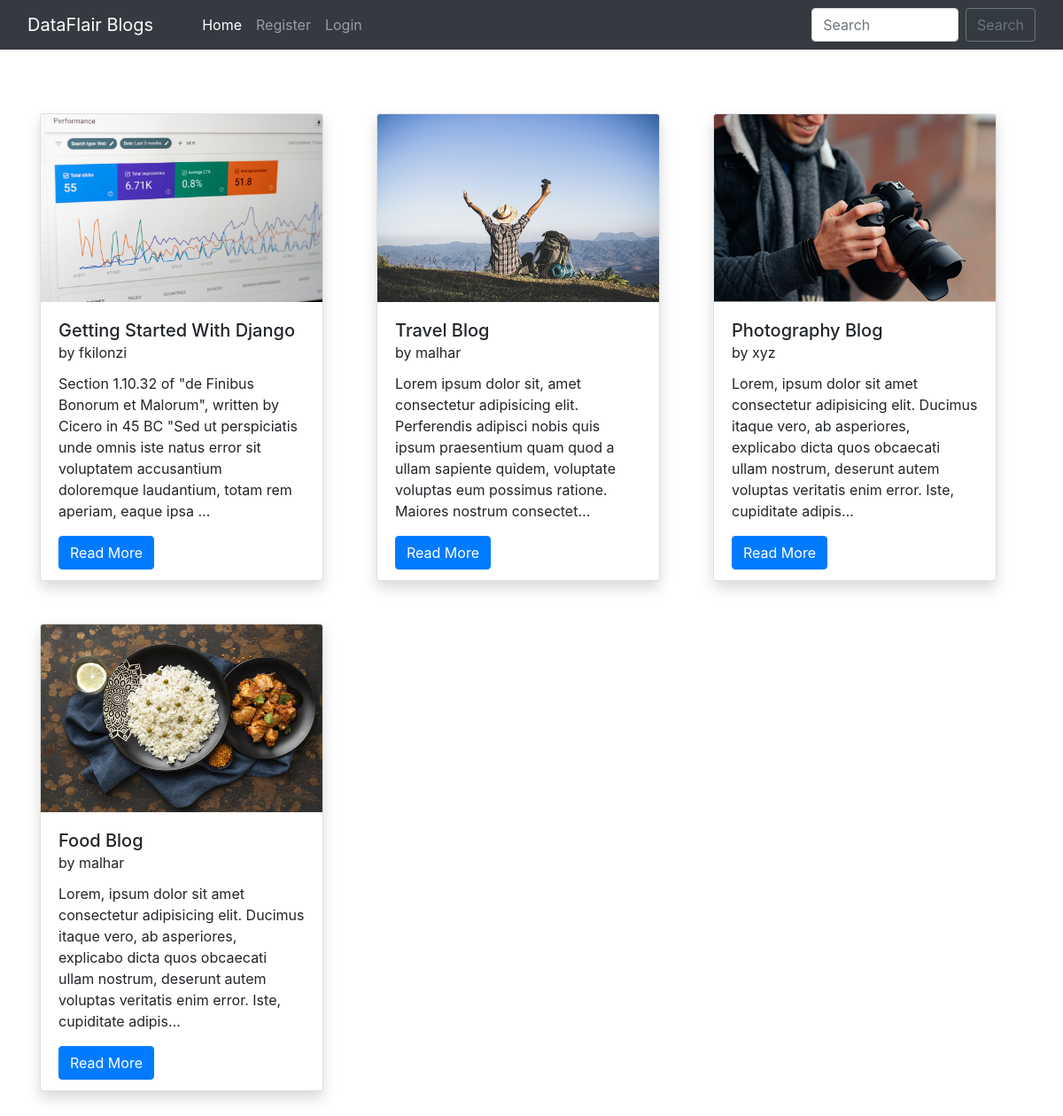
The page / on the database its author committed.
### home/models.py (models this page shows, shortened)
class BlogPost(models.Model):
    title=models.CharField(max_length=255)
    author= models.ForeignKey(User, on_delete=models.CASCADE)
    slug=models.CharField(max_length=130)
    content=models.TextField()
    image = models.ImageField(upload_to="profile_pics", blank=True, null=True)
    dateTime=models.DateTimeField(auto_now_add=True)

### home/views.py (the view)
# urls.py: path("", views.blogs, name="blogs"),
def blogs(request):
    posts = BlogPost.objects.all()
    posts = BlogPost.objects.filter().order_by('-dateTime')
    return render(request, "blog.html", {'posts':posts})

### home/templates/blog.html (shortened to what this page needs)
{% extends 'base.html' %}
{% block homeactive %} active {% endblock homeactive %}
{% block body %}
<div class="container mt-5 mb-3">
    <div class="row">
        {% for post in posts %}
        <div class="col-lg-4 my-4">
            <div class="card shadow" style="width: 20rem; height: 33rem;">
                <img src="/media/{{post.image}}" class="card-img-top" alt="..." height="250px">
                <div class="card-body">
                  <h5 class="card-title">{{post.title}} <br><small>by {{post.author}}</small></h5>
                  <p class="card-text">{{post.content| truncatechars:210}}</p>
                  <a href="blog/{{post.slug}}" class="btn btn-primary">Read More {% if user.is_superuser %}<a href="delete_blog_post/{{post.slug}}/" class="btn btn-danger mx-4">Delete Blog</a>{% endif %}</a>
                </div>
              </div>
        </div>
        {% endfor %}
    </div>
</div>
{% endblock %}

### home/templates/base.html (shortened to what this page needs)
<!doctype html>
<html lang="en">
  <head>
    <link href="//maxcdn.bootstrapcdn.com/bootstrap/4.1.1/css/bootstrap.min.css" rel="stylesheet" id="bootstrap-css">
    <link href="https://cdn.jsdelivr.net/npm/bootstrap@5.0.2/dist/css/bootstrap.min.css" rel="stylesheet">
    <link rel="stylesheet" href="https://maxcdn.bootstrapcdn.com/bootstrap/4.0.0/css/bootstrap.min.css">
  </head>
  <body>
    <nav class="navbar navbar-expand-lg navbar-dark bg-dark sticky-top">
        <div class="container-fluid">
          <a class="navbar-brand" href="#">DataFlair Blogs</a>
          <div class="collapse navbar-collapse" id="navbarSupportedContent">
          <div class="container mx-3">
            <ul class="navbar-nav me-auto mb-2 mb-lg-0">
              <li class="nav-item">
                <a class="nav-link {% block homeactive %} {% endblock homeactive %}" aria-current="page" href="/">Home</a>
              </li>
              {% if user.is_authenticated %}
              <li class="nav-item">
                <a class="nav-link {% block add_blogs_active %} {% endblock add_blogs_active %}" href="/add_blogs/">Add Blogs</a>
              </li>
              <li class="nav-item">
                <a class="nav-link active" href="#">Hello {{request.user}}</a>
              </li>
              <li class="nav-item">
                <a class="nav-link {% block profileactive %} {% endblock profileactive %}" href="/profile/">Profile</a>
              </li>
              <li class="nav-item">
                <a class="nav-link" href="/logout/">Logout</a>
              </li>
              {% else %}
              <li class="nav-item">
                <a class="nav-link {% block registeractive %} {% endblock registeractive %}" href="/register/">Register</a>
              </li>
               <li class="nav-item">
                <a class="nav-link {% block loginactive %} {% endblock loginactive %}" href="/login/">Login</a>
              </li>
              {% endif %}
            </ul>
            </div>
            <form class="d-flex" method="POST" action="/search/"> {% csrf_token %}
              <input class="form-control me-2" type="search" placeholder="Search" name="searched" id="searched" aria-label="Search">
              <button href="/search/" class="btn btn-outline-secondary" type="submit">Search</button>
            </form>
          </div>
        </div>
      </nav>
      {% block body %}
      {% endblock %}
</body>
</html>

### rows shown on the page
BlogPost: image (picture), title "Getting Started With Django", author "fkilonzi", content "Section 1.10.32 of \"de Finibus Bonorum et Malorum\", written by Cicero in 45 BC \"Sed ut perspiciatis unde omnis iste natus error sit voluptatem accusantium doloremque laudantium, totam rem aperiam, eaque ipsa …"
BlogPost: image (picture), title "Travel Blog", author "malhar", content "Lorem ipsum dolor sit, amet consectetur adipisicing elit. Perferendis adipisci nobis quis ipsum praesentium quam quod a ullam sapiente quidem, voluptate voluptas eum possimus ratione. Maiores nostrum consectet…"
BlogPost: image (picture), title "Photography Blog", author "xyz", content "Lorem, ipsum dolor sit amet consectetur adipisicing elit. Ducimus itaque vero, ab asperiores, explicabo dicta quos obcaecati ullam nostrum, deserunt autem voluptas veritatis enim error. Iste, cupiditate adipis…"
BlogPost: image (picture), title "Food Blog", author "malhar", content "Lorem, ipsum dolor sit amet consectetur adipisicing elit. Ducimus itaque vero, ab asperiores, explicabo dicta quos obcaecati ullam nostrum, deserunt autem voluptas veritatis enim error. Iste, cupiditate adipis…"
